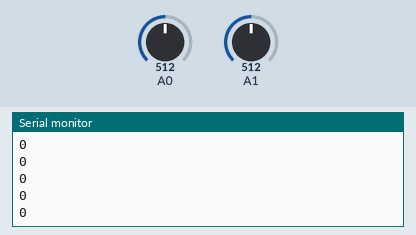
Simulated run of this sketch. Board: Arduino Uno, built with avr-gcc and run on an emulated ATmega328P. Parts: the last lines printed to the serial monitor. The test bench sets the inputs (shaded band); at power-on: A0 = 512, A1 = 512.

Above: at 1.2 s.
1.3 s: A0 set to 716
At 1.32 s:
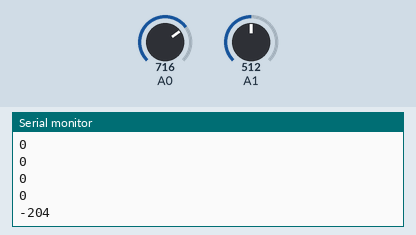
2.8 s: A1 set to 306
At 2.83 s:
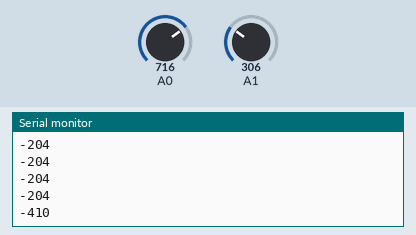
4.3 s: A0 set to 900
At 4.3 s:
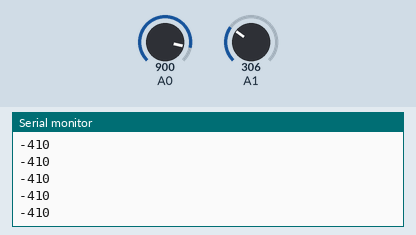
5.8 s: A1 set to 122
At 5.81 s:
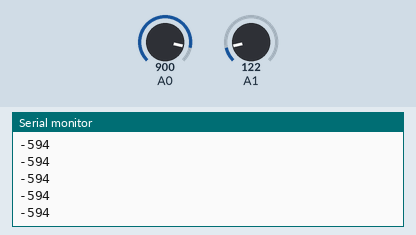
Timing chart, 0 to 8.3 s (numbered marks = the images above; inputs shaded):
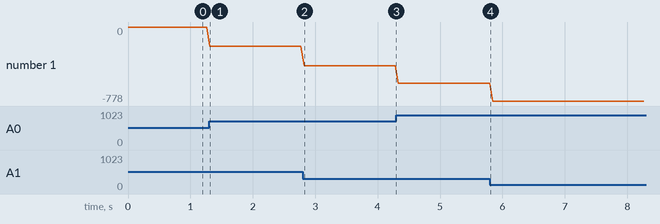

The sketch:

Richtungsdetektor.ino
```cpp
int analogWertPin0;
int analogWertPin1;

void setup(){
  Serial.begin(9600);
}

void loop(){
  analogWertPin0 = analogRead(A0);
  analogWertPin1 = analogRead(A1);
  int messwert = analogWertPin1 - analogWertPin0;
  // Messwert an die serielle Schnittstelle schicken
  Serial.println(messwert);
  delay(50);  // Eine kurze Pause
}
```

Measured:
- after the input at 1.3 s, the serial monitor: prints a new line at once (image 1)
- after the input at 2.8 s, the serial monitor: prints a new line at once (image 2)
- plotted number 1: 0 → -204 after the input at 1.3 s, -204 → -410 after the input at 2.8 s, -410 → -594 after the input at 4.3 s, -594 → -778 after the input at 5.8 s
